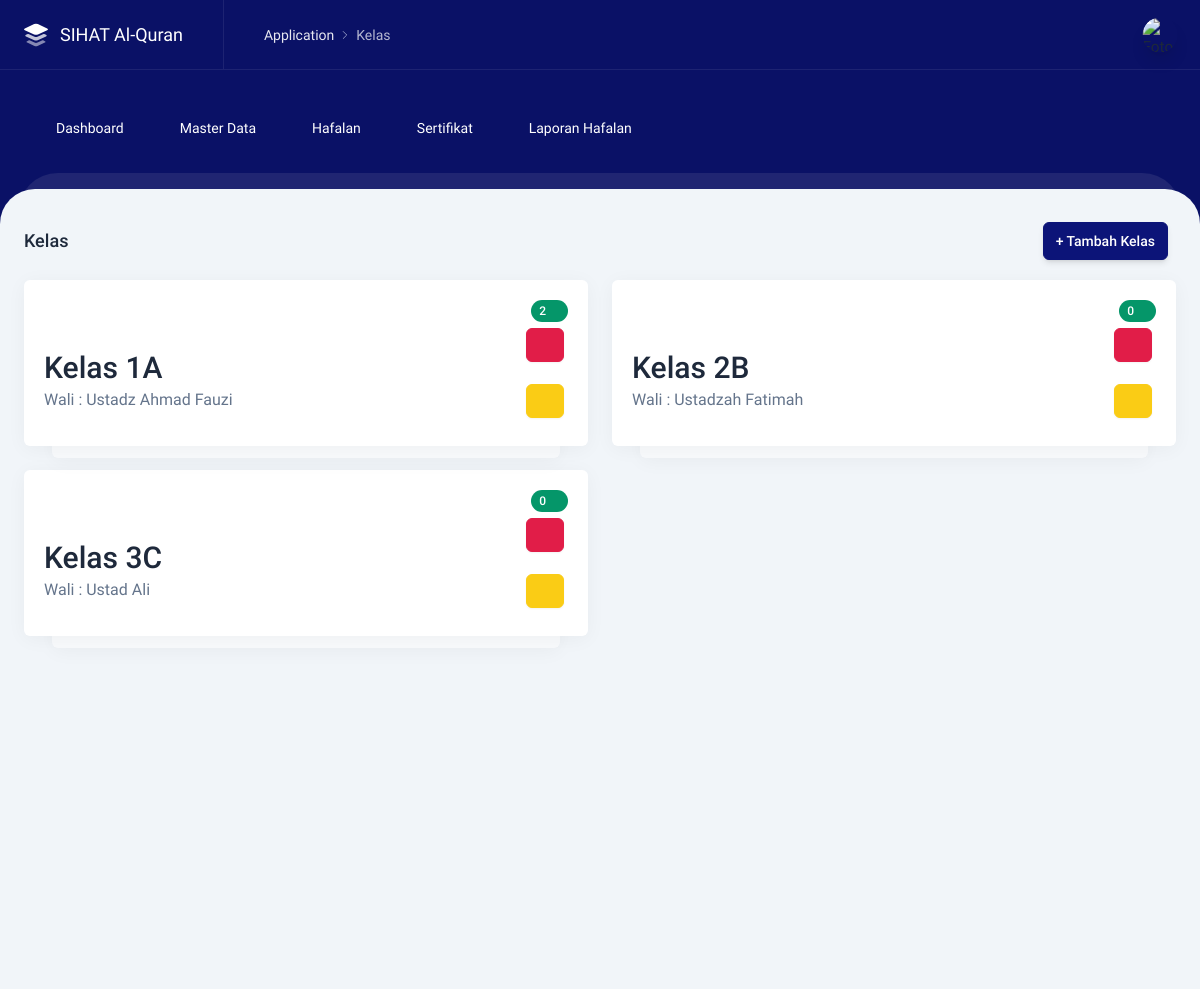
The app's page /admin/kelas.php (signed in) with its own data.
### tables this page shows
CREATE TABLE `tb_kelas` (
  `id` bigint UNSIGNED NOT NULL,
  `nama_kelas` varchar(255) DEFAULT NULL,
  `wali_kelas` varchar(255) DEFAULT NULL,
  `created_at` timestamp NULL DEFAULT NULL,
  `updated_at` timestamp NULL DEFAULT NULL
);

### admin/kelas.php (the view, shortened to what this page needs)
<?php
$title = 'Kelas';
include 'layouts/header.php';
include 'layouts/navbar.php';
?>
<div class="content content--top-nav">
    <div class="intro-y flex flex-col sm:flex-row items-center mt-8">
        <h2 class="text-lg font-medium mr-auto"><?= $title ?></h2>
        <div class="w-full sm:w-auto flex mt-4 sm:mt-0">
            <a href="javascript:;" data-tw-toggle="modal" data-tw-target="#tambah-kelas"
                class="btn btn-primary shadow-md mr-2">+ Tambah Kelas</a>
        </div>
    </div>
    <div class="grid grid-cols-12 gap-6 mt-5">
        <?php
$query = $koneksi->query("SELECT * FROM tb_kelas");
foreach ($query as $data) :
?>
        <div class="col-span-12 sm:col-span-6 xl:col-span-3 intro-y">
            <div class="report-box zoom-in">
                <div class="box p-5">
                    <div class="flex">
                        <i data-lucide="user" class="report-box__icon text-success"></i>
                        <div class="ml-auto">
                            <?php
                        $sql = "SELECT count(kelas) as a FROM tb_santri WHERE kelas = '$data[nama_kelas]' ";
                        $query = mysqli_query($koneksi, $sql);
                        $hasil = mysqli_fetch_assoc($query);
                        ?>
                            <div class="report-box__indicator bg-success tooltip cursor-pointer"
                                title="Jumlah Siswa <?= $hasil['a']; ?>"><?= $hasil['a']; ?><i data-lucide="chevron-up"
                                    class="w-4 h-4 ml-0.5"></i>
                            </div>
                        </div>
                    </div>
                    <div class="flex">
                        <div class="text-3xl font-medium leading-8 mt-6"><a
                                href="santri?kelas=<?= $data['nama_kelas'] ?>">Kelas <?= $data['nama_kelas'] ?></a>
                        </div>
                        <div class="ml-auto">
                            <a href="javascript:;" data-tw-toggle="modal"
                                data-tw-target="#delete-modal-preview<?=$data['id']?>"
                                class="btn btn-danger btn-sm mr-1 mb-2"><i data-lucide="trash" class="w-5 h-5"></i></a>
                        </div>
                    </div>
                    <div class="flex">
                        <div class="text-base text-slate-500 mt-1">Wali : <?= $data['wali_kelas']?></div>
                        <div class="ml-auto">
                            <a href="javascript:;" data-tw-toggle="modal" data-tw-target="#edit-kelas<?=$data['id']?>"
                                class="btn btn-warning btn-sm mr-1 mb-2"><i data-lucide="edit" class="w-5 h-5"></i></a>
                        </div>
                    </div>
                </div>
            </div>
        </div>
        <?php endforeach; ?>
    </div>
</div>
<?php
include 'layouts/footer.php';
?>

### records on screen
tb_kelas: a "2", nama_kelas "1A", wali_kelas "Ustadz Ahmad Fauzi"
tb_kelas: a "0", nama_kelas "2B", wali_kelas "Ustadzah Fatimah"
tb_kelas: a "0", nama_kelas "3C", wali_kelas "Ustad Ali"

### other values on screen
$title "Kelas"
